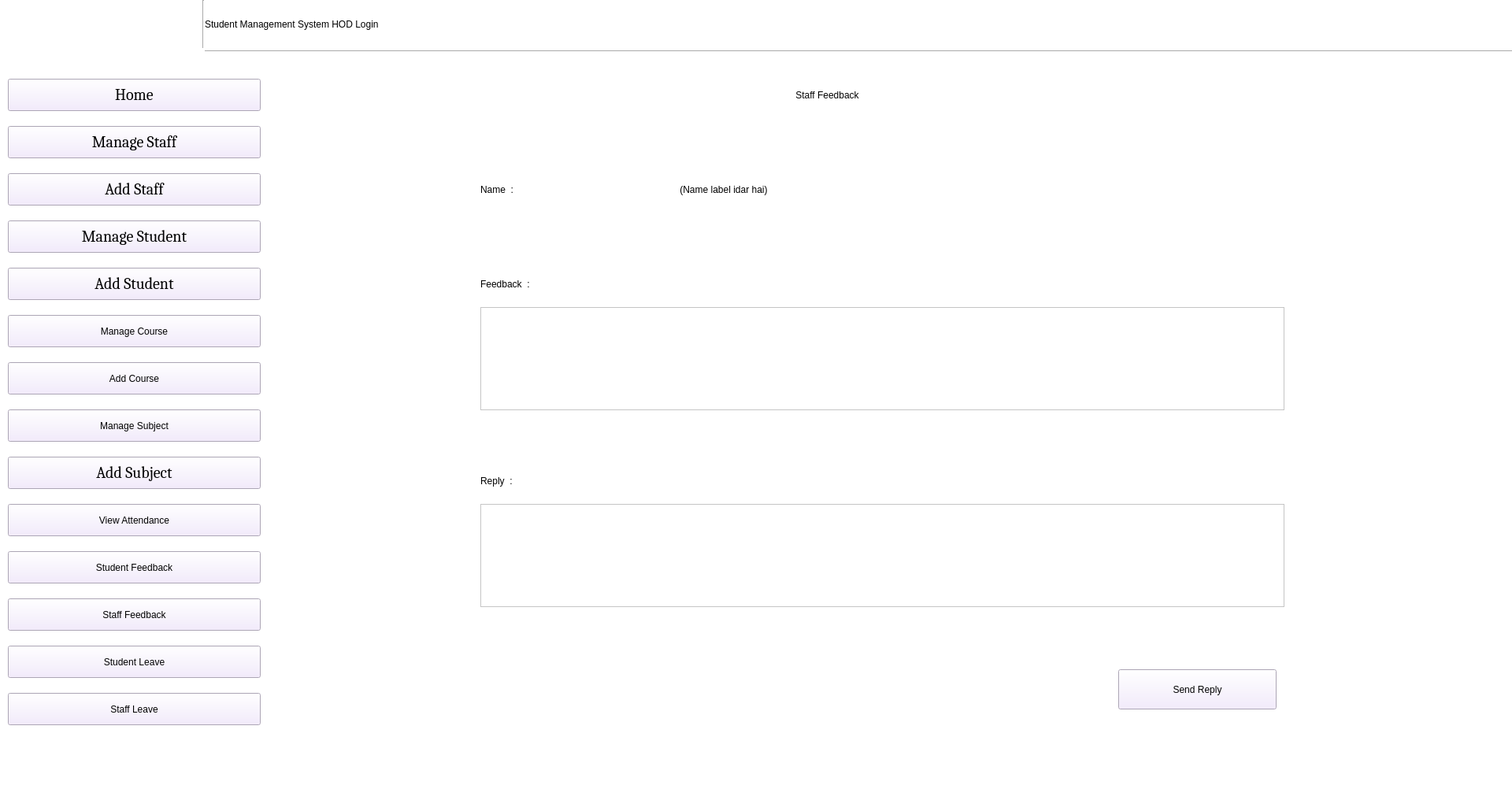
<?xml version="1.0" encoding="UTF-8"?>
<ui version="4.0">
 <class>MainWindow</class>
 <widget class="QMainWindow" name="MainWindow">
  <property name="geometry">
   <rect>
    <x>0</x>
    <y>0</y>
    <width>1920</width>
    <height>1030</height>
   </rect>
  </property>
  <property name="windowTitle">
   <string>MainWindow</string>
  </property>
  <property name="styleSheet">
   <string notr="true">background-color: rgb(255,255,255);</string>
  </property>
  <widget class="QWidget" name="centralwidget">
   <widget class="Line" name="line">
    <property name="geometry">
     <rect>
      <x>260</x>
      <y>50</y>
      <width>1661</width>
      <height>31</height>
     </rect>
    </property>
    <property name="orientation">
     <enum>Qt::Horizontal</enum>
    </property>
   </widget>
   <widget class="Line" name="line_2">
    <property name="geometry">
     <rect>
      <x>250</x>
      <y>0</y>
      <width>16</width>
      <height>61</height>
     </rect>
    </property>
    <property name="orientation">
     <enum>Qt::Vertical</enum>
    </property>
   </widget>
   <widget class="QLabel" name="viewAttendance_l">
    <property name="geometry">
     <rect>
      <x>260</x>
      <y>0</y>
      <width>1001</width>
      <height>61</height>
     </rect>
    </property>
    <property name="styleSheet">
     <string notr="true">font: 36pt &quot;Microsoft Himalaya&quot;;</string>
    </property>
    <property name="text">
     <string>Student Management System HOD Login</string>
    </property>
   </widget>
   <widget class="QLabel" name="subject_l">
    <property name="geometry">
     <rect>
      <x>620</x>
      <y>80</y>
      <width>861</width>
      <height>81</height>
     </rect>
    </property>
    <property name="styleSheet">
     <string notr="true">font: 36pt &quot;Microsoft Himalaya&quot;;</string>
    </property>
    <property name="text">
     <string>Staff Feedback</string>
    </property>
    <property name="alignment">
     <set>Qt::AlignCenter</set>
    </property>
    <property name="buddy">
     <cstring>subject_l</cstring>
    </property>
   </widget>
   <widget class="QPushButton" name="ManageSubject_b">
    <property name="geometry">
     <rect>
      <x>10</x>
      <y>520</y>
      <width>321</width>
      <height>41</height>
     </rect>
    </property>
    <property name="styleSheet">
     <string notr="true">font: 15pt &quot;Cambria&quot;;
background-color: rgb(241, 231, 254);</string>
    </property>
    <property name="text">
     <string>Manage Subject</string>
    </property>
   </widget>
   <widget class="QPushButton" name="StudentLeave_b">
    <property name="geometry">
     <rect>
      <x>10</x>
      <y>820</y>
      <width>321</width>
      <height>41</height>
     </rect>
    </property>
    <property name="styleSheet">
     <string notr="true">font: 15pt &quot;Cambria&quot;;
background-color: rgb(241, 231, 254);</string>
    </property>
    <property name="text">
     <string>Student Leave</string>
    </property>
   </widget>
   <widget class="QPushButton" name="Home_b">
    <property name="geometry">
     <rect>
      <x>10</x>
      <y>100</y>
      <width>321</width>
      <height>41</height>
     </rect>
    </property>
    <property name="font">
     <font>
      <family>Cambria</family>
      <pointsize>15</pointsize>
      <weight>50</weight>
      <italic>false</italic>
      <bold>false</bold>
     </font>
    </property>
    <property name="styleSheet">
     <string notr="true">font: 15pt &quot;Cambria&quot;;
background-color: rgb(241, 231, 254);</string>
    </property>
    <property name="text">
     <string>Home</string>
    </property>
   </widget>
   <widget class="QPushButton" name="AddSubject_b">
    <property name="geometry">
     <rect>
      <x>10</x>
      <y>580</y>
      <width>321</width>
      <height>41</height>
     </rect>
    </property>
    <property name="font">
     <font>
      <family>Cambria</family>
      <pointsize>15</pointsize>
      <weight>50</weight>
      <italic>false</italic>
      <bold>false</bold>
     </font>
    </property>
    <property name="styleSheet">
     <string notr="true">font: 15pt &quot;Cambria&quot;;
background-color: rgb(241, 231, 254);</string>
    </property>
    <property name="text">
     <string>Add Subject</string>
    </property>
   </widget>
   <widget class="QPushButton" name="StaffFeedback_b">
    <property name="geometry">
     <rect>
      <x>10</x>
      <y>760</y>
      <width>321</width>
      <height>41</height>
     </rect>
    </property>
    <property name="styleSheet">
     <string notr="true">font: 15pt &quot;Cambria&quot;;
background-color: rgb(241, 231, 254);</string>
    </property>
    <property name="text">
     <string>Staff Feedback</string>
    </property>
   </widget>
   <widget class="QPushButton" name="AddStaff_b">
    <property name="geometry">
     <rect>
      <x>10</x>
      <y>220</y>
      <width>321</width>
      <height>41</height>
     </rect>
    </property>
    <property name="font">
     <font>
      <family>Cambria</family>
      <pointsize>15</pointsize>
      <weight>50</weight>
      <italic>false</italic>
      <bold>false</bold>
     </font>
    </property>
    <property name="styleSheet">
     <string notr="true">font: 15pt &quot;Cambria&quot;;
background-color: rgb(241, 231, 254);</string>
    </property>
    <property name="text">
     <string>Add Staff</string>
    </property>
   </widget>
   <widget class="QPushButton" name="AddCourse_b">
    <property name="geometry">
     <rect>
      <x>10</x>
      <y>460</y>
      <width>321</width>
      <height>41</height>
     </rect>
    </property>
    <property name="styleSheet">
     <string notr="true">font: 15pt &quot;Cambria&quot;;
background-color: rgb(241, 231, 254);</string>
    </property>
    <property name="text">
     <string>Add Course</string>
    </property>
   </widget>
   <widget class="QPushButton" name="ManageCourse_b">
    <property name="geometry">
     <rect>
      <x>10</x>
      <y>400</y>
      <width>321</width>
      <height>41</height>
     </rect>
    </property>
    <property name="styleSheet">
     <string notr="true">font: 15pt &quot;Cambria&quot;;
background-color: rgb(241, 231, 254);</string>
    </property>
    <property name="text">
     <string>Manage Course</string>
    </property>
   </widget>
   <widget class="QPushButton" name="ViewAttendance_b">
    <property name="geometry">
     <rect>
      <x>10</x>
      <y>640</y>
      <width>321</width>
      <height>41</height>
     </rect>
    </property>
    <property name="styleSheet">
     <string notr="true">font: 15pt &quot;Cambria&quot;;
background-color: rgb(241, 231, 254);</string>
    </property>
    <property name="text">
     <string>View Attendance</string>
    </property>
   </widget>
   <widget class="QPushButton" name="StaffLeave_b">
    <property name="geometry">
     <rect>
      <x>10</x>
      <y>880</y>
      <width>321</width>
      <height>41</height>
     </rect>
    </property>
    <property name="styleSheet">
     <string notr="true">font: 15pt &quot;Cambria&quot;;
background-color: rgb(241, 231, 254);</string>
    </property>
    <property name="text">
     <string>Staff Leave</string>
    </property>
   </widget>
   <widget class="QPushButton" name="ManageStaff_b">
    <property name="geometry">
     <rect>
      <x>10</x>
      <y>160</y>
      <width>321</width>
      <height>41</height>
     </rect>
    </property>
    <property name="font">
     <font>
      <family>Cambria</family>
      <pointsize>15</pointsize>
      <weight>50</weight>
      <italic>false</italic>
      <bold>false</bold>
     </font>
    </property>
    <property name="styleSheet">
     <string notr="true">font: 15pt &quot;Cambria&quot;;
background-color: rgb(241, 231, 254);</string>
    </property>
    <property name="text">
     <string>Manage Staff</string>
    </property>
   </widget>
   <widget class="QPushButton" name="AddStudent_b">
    <property name="geometry">
     <rect>
      <x>10</x>
      <y>340</y>
      <width>321</width>
      <height>41</height>
     </rect>
    </property>
    <property name="font">
     <font>
      <family>Cambria</family>
      <pointsize>15</pointsize>
      <weight>50</weight>
      <italic>false</italic>
      <bold>false</bold>
     </font>
    </property>
    <property name="styleSheet">
     <string notr="true">font: 15pt &quot;Cambria&quot;;
background-color: rgb(241, 231, 254);</string>
    </property>
    <property name="text">
     <string>Add Student</string>
    </property>
   </widget>
   <widget class="QPushButton" name="StudentFeedback_b">
    <property name="geometry">
     <rect>
      <x>10</x>
      <y>700</y>
      <width>321</width>
      <height>41</height>
     </rect>
    </property>
    <property name="styleSheet">
     <string notr="true">font: 15pt &quot;Cambria&quot;;
background-color: rgb(241, 231, 254);</string>
    </property>
    <property name="text">
     <string>Student Feedback</string>
    </property>
   </widget>
   <widget class="QPushButton" name="ManageStudent_b">
    <property name="geometry">
     <rect>
      <x>10</x>
      <y>280</y>
      <width>321</width>
      <height>41</height>
     </rect>
    </property>
    <property name="font">
     <font>
      <family>Cambria</family>
      <pointsize>15</pointsize>
      <weight>50</weight>
      <italic>false</italic>
      <bold>false</bold>
     </font>
    </property>
    <property name="styleSheet">
     <string notr="true">font: 15pt &quot;Cambria&quot;;
background-color: rgb(241, 231, 254);</string>
    </property>
    <property name="text">
     <string>Manage Student</string>
    </property>
   </widget>
   <widget class="QLabel" name="Name_l">
    <property name="geometry">
     <rect>
      <x>610</x>
      <y>220</y>
      <width>191</width>
      <height>41</height>
     </rect>
    </property>
    <property name="styleSheet">
     <string notr="true">font: 75 17pt &quot;Times New Roman&quot;;
</string>
    </property>
    <property name="text">
     <string>Name  :</string>
    </property>
   </widget>
   <widget class="QLabel" name="Name_l_2">
    <property name="geometry">
     <rect>
      <x>860</x>
      <y>220</y>
      <width>771</width>
      <height>41</height>
     </rect>
    </property>
    <property name="styleSheet">
     <string notr="true">font: 17pt &quot;Times New Roman&quot;;
</string>
    </property>
    <property name="text">
     <string> (Name label idar hai)</string>
    </property>
    <property name="alignment">
     <set>Qt::AlignLeading|Qt::AlignLeft|Qt::AlignVCenter</set>
    </property>
   </widget>
   <widget class="QTextEdit" name="Feedback_tb">
    <property name="geometry">
     <rect>
      <x>610</x>
      <y>390</y>
      <width>1021</width>
      <height>131</height>
     </rect>
    </property>
    <property name="styleSheet">
     <string notr="true">font: 13pt &quot;Times New Roman&quot;;</string>
    </property>
   </widget>
   <widget class="QLabel" name="FeedBack_l">
    <property name="geometry">
     <rect>
      <x>610</x>
      <y>340</y>
      <width>191</width>
      <height>41</height>
     </rect>
    </property>
    <property name="styleSheet">
     <string notr="true">font: 75 17pt &quot;Times New Roman&quot;;
</string>
    </property>
    <property name="text">
     <string>Feedback  :</string>
    </property>
   </widget>
   <widget class="QLabel" name="Reply_l">
    <property name="geometry">
     <rect>
      <x>610</x>
      <y>590</y>
      <width>191</width>
      <height>41</height>
     </rect>
    </property>
    <property name="styleSheet">
     <string notr="true">font: 75 17pt &quot;Times New Roman&quot;;
</string>
    </property>
    <property name="text">
     <string>Reply  :</string>
    </property>
   </widget>
   <widget class="QTextEdit" name="Reply_tb">
    <property name="geometry">
     <rect>
      <x>610</x>
      <y>640</y>
      <width>1021</width>
      <height>131</height>
     </rect>
    </property>
    <property name="styleSheet">
     <string notr="true">font: 14pt &quot;Times New Roman&quot;;</string>
    </property>
   </widget>
   <widget class="QPushButton" name="SendReply_b">
    <property name="geometry">
     <rect>
      <x>1420</x>
      <y>850</y>
      <width>201</width>
      <height>51</height>
     </rect>
    </property>
    <property name="styleSheet">
     <string notr="true">font: 12pt &quot;Cambria&quot;;
background-color: rgb(241, 231, 254);</string>
    </property>
    <property name="text">
     <string>Send Reply</string>
    </property>
   </widget>
  </widget>
 </widget>
 <resources/>
 <connections/>
</ui>
